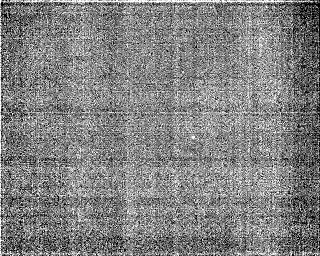
#> input picture frame 32 of VideoMotionDetector/IRVideos/IR_AIRPLANE_002.mp4, 320 x 256 px, given in place of ENY_30_335.mp4, which was not available
$ python LucasKande.py
#> lines starting #> are read from the running program, lines starting #| are printed output that depends on the picture

# based on https://www.geeksforgeeks.org/python-opencv-optical-flow-with-lucas-kanade-method/
# cv2.goodFeaturesToTrack is based on Harris corner detection
# calcOpticalFlowPyrLK is absed on Lucas kenade
from pathlib import Path
from re import A
import numpy as np
import cv2
import sys

# videoPath = Path(r"C:\Users\User\Documents\dataBase\DSP-IP\videos\videos\\1.h264")
videoPath = Path(r"C:\Users\User\Documents\dataBase\DSP-IP\videos\24_cut.ts")
videoPath = Path(r"C:\Users\User\Documents\dataBase\DSP-IP\NOT_ANNOTATED_MOVIES\NOT_ANNOTATED_MOVIES\output1.mp4")
videoPath = Path(r"C:\Users\User\Documents\dataBase\DSP-IP\NOT_ANNOTATED_MOVIES\NOT_ANNOTATED_MOVIES\ENY_30_335.mp4")

# when working on my laptop I decreased the videos frames by x0.9 to fit my laptop screen
screenFactor = 2 # 0.9 for my laptop smaller screen

cap = cv2.VideoCapture(str(videoPath))

# params for corner detection
feature_params = dict( maxCorners = 100, qualityLevel = 0.3, minDistance = 11, blockSize = 11)

# Parameters for lucas kanade optical flow
 # https://docs.opencv.org/3.4/dc/d6b/group__video__track.html#ga473e4b886d0bcc6b65831eb88ed93323
lk_params = dict( winSize = (3, 3), maxLevel = 2, criteria = (cv2.TERM_CRITERIA_EPS | cv2.TERM_CRITERIA_COUNT, 10, 0.03))

# Create some random colors
color = np.random.randint(0, 255, (100, 3))

# Take first frame and find corners in it
ret, firstFrame = cap.read()
#> firstFrame is the input picture: shape (256, 320, 3); min 0, max 255, mean 129.6
print(f"{firstFrame.shape=}")
#| firstFrame.shape=(256, 320, 3)
if screenFactor < 1 or screenFactor > 1: # for my laptop smaller screen
	firstFrame = cv2.resize(firstFrame, None, fx=screenFactor,fy=screenFactor)
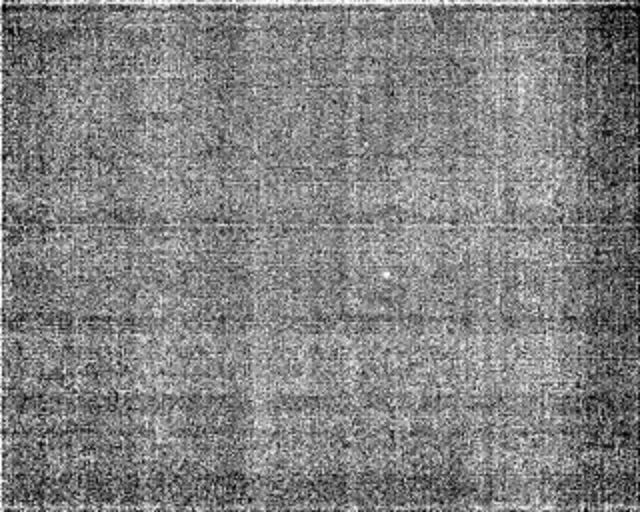
#> firstFrame: shape (512, 640, 3); min 0, max 255, mean 129.5


zeroedImage = np.zeros_like(firstFrame)  # mask to add line onto

oldGray = cv2.cvtColor(firstFrame, cv2.COLOR_BGR2GRAY)

#> (the run stopped early here; a loop or call above may not have finished)

$ run again, starting later in the video
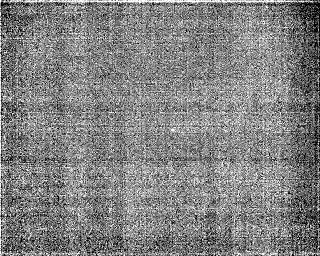
#> input picture frame 147 of VideoMotionDetector/IRVideos/IR_AIRPLANE_002.mp4, 320 x 256 px, given in place of ENY_30_335.mp4, which was not available
#> firstFrame is the input picture: shape (256, 320, 3); min 0, max 255, mean 129.8
#| firstFrame.shape=(256, 320, 3)
#> `firstFrame = cv2.resize(firstFrame, None, fx=screenFactor,fy=screenFac..`:
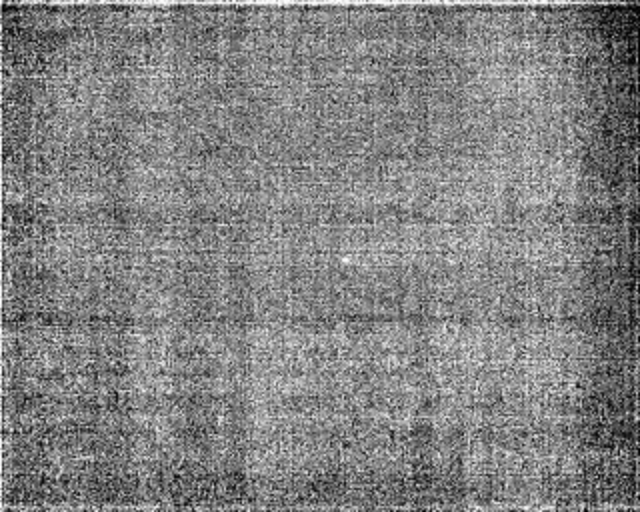
#> firstFrame: shape (512, 640, 3); min 0, max 255, mean 129.8

$ run again, starting later in the video
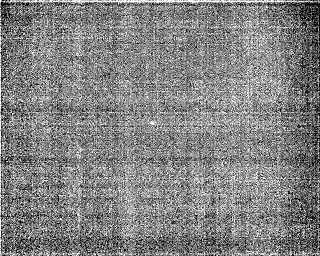
#> input picture frame 261 of VideoMotionDetector/IRVideos/IR_AIRPLANE_002.mp4, 320 x 256 px, given in place of ENY_30_335.mp4, which was not available
#> firstFrame is the input picture: shape (256, 320, 3); min 0, max 255, mean 130.4
#| firstFrame.shape=(256, 320, 3)
#> `firstFrame = cv2.resize(firstFrame, None, fx=screenFactor,fy=screenFac..`:
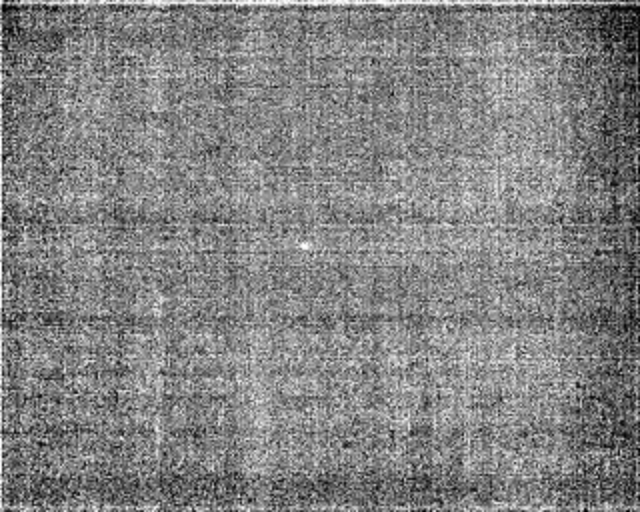
#> firstFrame: shape (512, 640, 3); min 0, max 255, mean 130.4
